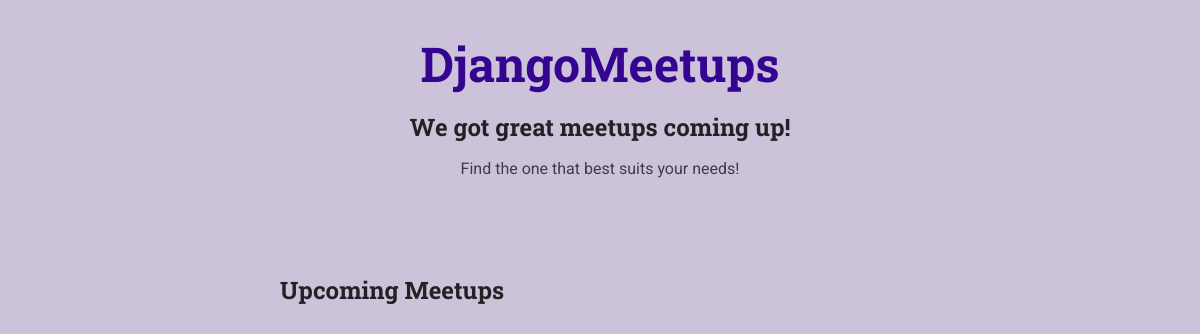
/meetups/, run on an earlier commit of the app's database.
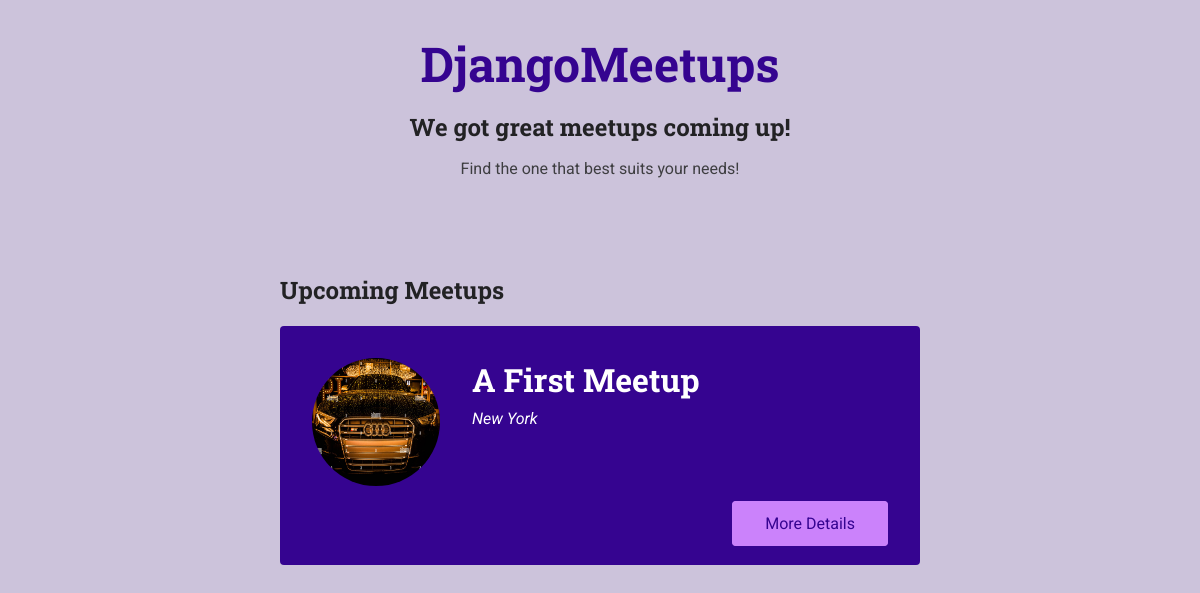
And on a later commit of the database.
### meetups/models.py (models this page shows, shortened)
class Meetup(models.Model):
    title = models.CharField(max_length=200)
    organizer_email = models.EmailField()
    date = models.DateTimeField(default=timezone.now)
    slug = models.SlugField(unique=True)
    description = models.TextField()
    image = models.ImageField(upload_to='images')
    location = models.ForeignKey(Location, on_delete=models.CASCADE)
    participants = models.ManyToManyField(Participant, blank=True, null=True)

### meetups/views.py (the view)
# urls.py: path('', views.index, name='all-meetups'),
def index(request):
    meetups = Meetup.objects.all()
    return render(request, 'meetups/index.html', {
        'meetups': meetups
    })

### meetups/templates/meetups/index.html (shortened to what this page needs)
{% extends 'meetups/base/base.html' %}
{% load static %}
{% block site_css %}
  <link rel="stylesheet" href="{% static 'meetups/styles/all-meetups.css' %}">
{% endblock %}
{% block main_heading %}
We got great meetups coming up!
{% endblock %}
{% block header_content %}
<p>Find the one that best suits your needs!</p>
{% endblock %}
{% block body %}
<section>
  <h2>Upcoming Meetups</h2>
  <ol>
    {% for meetup_item in meetups %}
      {% include 'meetups/includes/meetup-item.html' with title=meetup_item.title image=meetup_item.image.url location='New York' slug=meetup_item.slug %}
    {% endfor %}
  </ol>
</section>
{% endblock %}

### meetups/templates/meetups/includes/meetup-item.html
<li class="meetup-item">
    <article>
        <div class="meetup-summary">
            <div class="meetup-image">
                <img src="{{ image }}" alt="{{ title }}">
            </div>
            <div class="meetup-details">
                <h3>{{ title }}</h3>
                <address>{{ location }}</address>
            </div>
        </div>
        <div class="meetup-actions">
            <a href="{% url 'meetup-detail' slug %}" class="btn">More Details</a>
        </div>
    </article>
</li>

What changed in the data, as far as the page shows it:
added Meetup: title "A First Meetup", location "New York"
